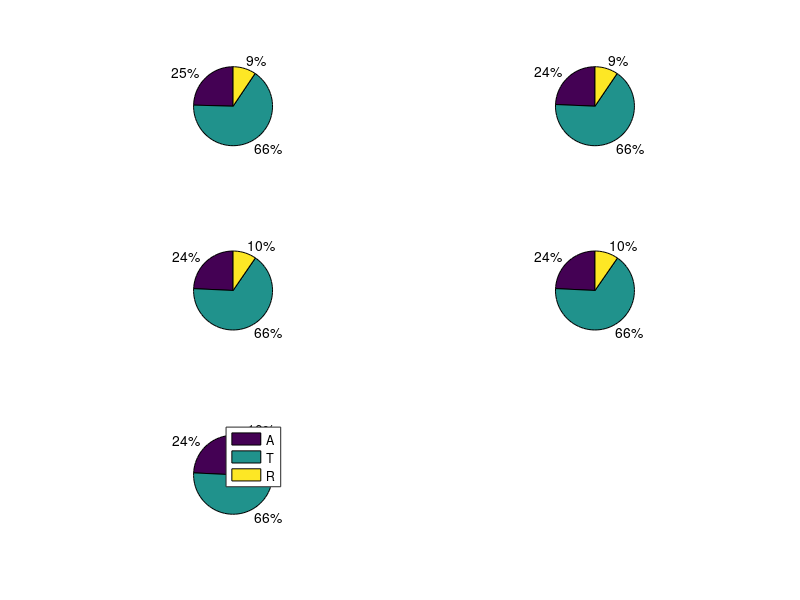

Reproduce this figure in MATLAB.
x = 0; y = 0; z = 0; cx = 0; cy = 0; cz = 1; w = 1; us = 90; ua = 10; N = 10000; d = 0.02; g = 0.75;
A = 0; T = 0; R = 0;
pie_x = zeros(5,3);
for epoch = 1:5
    for i = 1:N
        x = 0; y = 0; z = 0;
        cx = 0; cy = 0; cz = 1;w=1;
        in_tissue = true;
        absorb = false;
        while ~absorb & in_tissue
            s = -log(rand(1))/(ua+us);
            cos_theta = 1/(2*g)*(1+g^2-((1-g^2)/(1-g+2*g*rand(1)))^2);
            theta = acos(cos_theta);
            phi = 2*pi*rand(1);

            x = x + s*cx;
            y = y + s*cy;
            z = z + s*cz;

            if (0<z) & (z<d)         %%%%% in the tissue  
                A = A + w*ua/(ua+us);
                w = w*us/(ua+us);
                if w < 0.001
                    if rand(1)< 1/20
                        w = 20*w;
                        if abs(cz) > 0.9999
                            cx = sin(theta)*cos(phi);
                            cy = sin(theta)*sin(phi);
                            cz = cos(theta)*cz/abs(cz);
                        else
                            cx = sin(theta)/sqrt(1-cz*cz)*(cx*cz*cos(phi)-cy*sin(phi)) + cx*cos(theta);
                            cy = sin(theta)/sqrt(1-cz*cz)*(cy*cz*cos(phi)+cx*sin(phi)) + cy*cos(theta);
                            cz = -sin(theta)*cos(phi)*sqrt(1-cz*cz) + cz*cos(theta); 
                        end
                    else
                        w = 0;
                        absorb = true;
                    end
                else
                    if abs(cz) > 0.9999               
                        cx = sin(theta)*cos(phi);
                        cy = sin(theta)*sin(phi);
                        cz = cos(theta)*cz/abs(cz);
                    else
                        cx = sin(theta)/sqrt(1-cz*cz)*(cx*cz*cos(phi)-cy*sin(phi)) + cx*cos(theta);
                        cy = sin(theta)/sqrt(1-cz*cz)*(cy*cz*cos(phi)+cx*sin(phi)) + cy*cos(theta);
                        cz = -sin(theta)*cos(phi)*sqrt(1-cz*cz) + cz*cos(theta); 
                    end
                end 

            else
                in_tissue = false;
                if z>=d
                    T=T+w;
                else
                    R=R+w;
                end
            end

        end
    end
    pie_x(epoch,:) = [A T R];
    
end
subplot(3,2,1),pie(pie_x(1,:));
subplot(3,2,2),pie(pie_x(2,:));
subplot(3,2,3),pie(pie_x(3,:));
subplot(3,2,4),pie(pie_x(4,:));
subplot(3,2,5),pie(pie_x(5,:));
legend({'A','T','R'});
